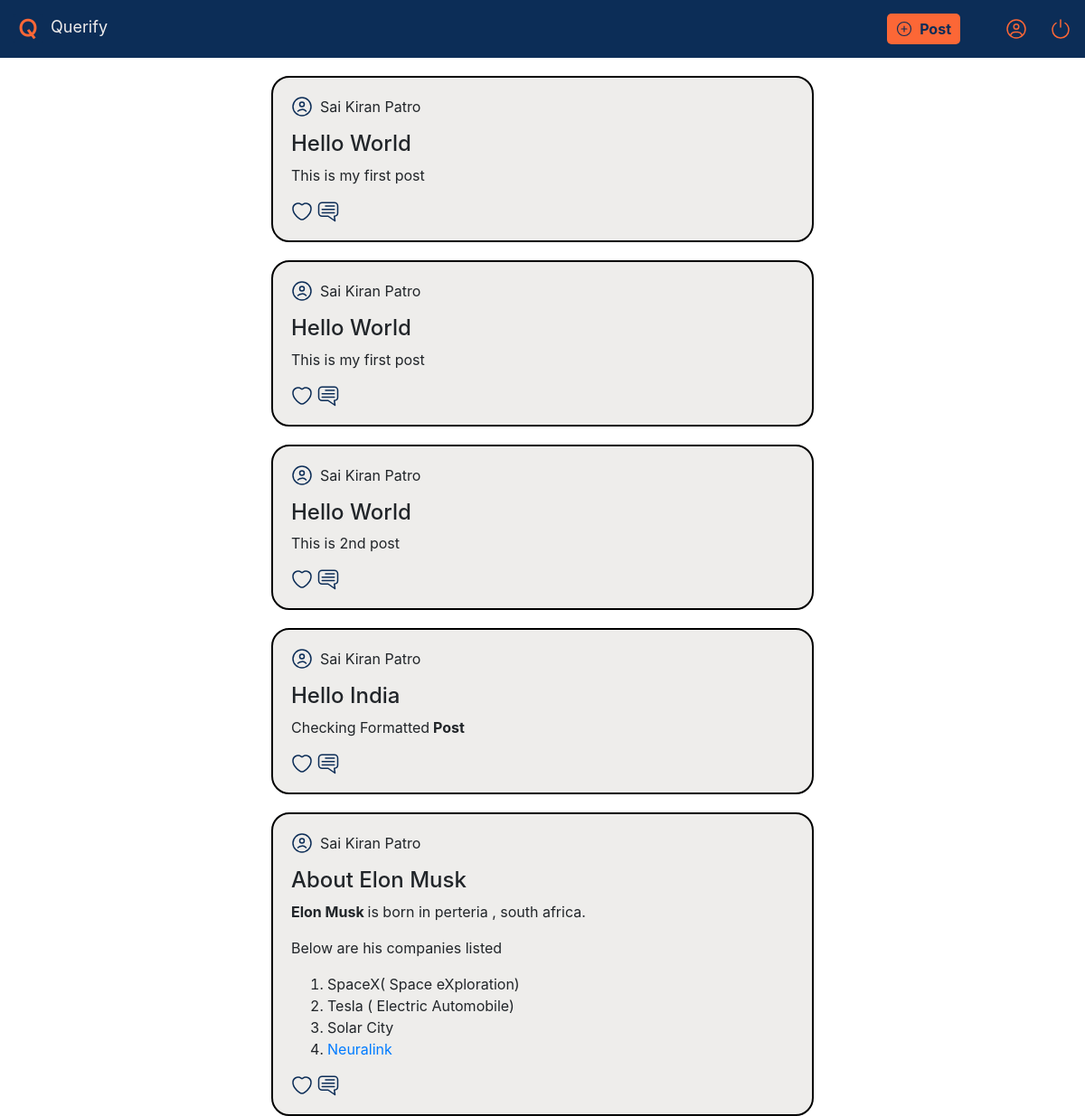
Page / (signed in) on the earlier database version.
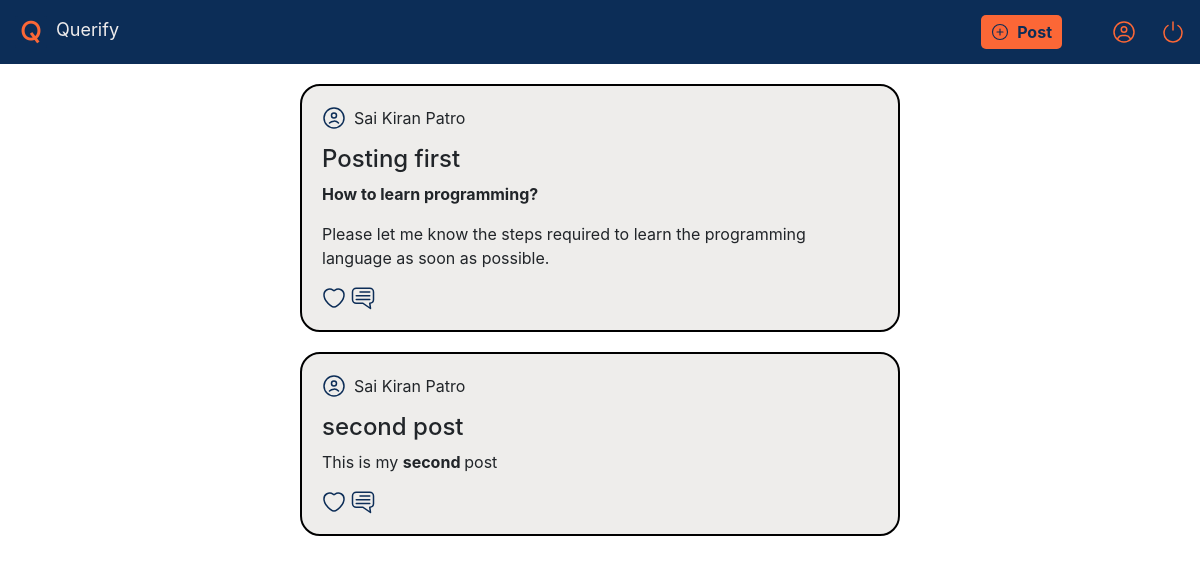
Same page on the later database version.
### Website/models.py (models this page shows)
class Post(db.Model):
    id=db.Column(db.Integer, primary_key=True)
    userId=db.Column(db.Integer, db.ForeignKey('user.id'))
    title=db.Column(db.String(1000))
    content=db.Column(db.Text)
    date=db.Column(db.DateTime(timezone=True), default=func.now())

### Website/views.py (the view)
@views.route('/', methods=['GET', 'POST'])
@login_required
def home():
    if request.method == 'GET':
        all_posts=Post.query.all()
        return render_template('Home.html', all_posts=all_posts, postCategory=True)
    else:
        serverMessage=request.args.get('message')
        serverCategory=request.args.get('category')
        return render_template('Home.html',message=serverMessage, category=serverCategory)

### Website/__init__.py (called while the page is built)
def create_app():
    app = Flask(__name__)
    app.config.update(app_config)
    db.init_app(app)
    from .views import views
    from .auth import auth
    app.register_blueprint(views, url_prefix='/')
    app.register_blueprint(auth, url_prefix='/')
    from .models import User, Post
    with app.app_context():
        db.create_all()
        print("--- Creating....->")
        print("Database tables created successfully!")
    login_manager = LoginManager()
    login_manager.login_view='auth.login'
    login_manager.init_app(app)
    @login_manager.user_loader
    def load_user(id):
        return User.query.get(int(id))
    return app

### Website/templates/Home.html (shortened to what this page needs)
<!DOCTYPE html>
<html lang="en">
<head>
    <link rel="stylesheet" href="{{ url_for('static', filename='Css/styles.css')}}" />
    <link rel="stylesheet" href="https://cdn.jsdelivr.net/npm/bootstrap@4.0.0/dist/css/bootstrap.min.css">
</head>
<body>
  <header>
    <nav class="navContainer" >
      <div class="leftHeader">
        <img src="{{ url_for('static', filename='Images/Logo.png') }}" alt="Querify Logo"/>&nbsp;
        <span style="font-size: 18px;;">Querify</span>
      </div>
      <div class="rightHeader">
        <button class="postButton" onclick="window.location.href='/post'"><img src="{{ url_for('static', filename='Images/Post.svg')}}"/>Post</button>
        <img src="{{ url_for('static', filename='Images/UserIcon.svg')}}" alt="User Icon"/>
        <img  class="logoutButton" alt="Logout" src="{{ url_for('static', filename='Images/Poweroff.svg')}}" onclick="window.location.href='/logout'"/>
      </div>
    </nav>
</header>
 <div class="containerHome">
    {% for item in all_posts %}
      <div class="postContainer">
        <div class="postHeader"><img src="{{ url_for('static', filename='Images/User.svg')}}"/> <span>Sai Kiran Patro</span></div>
        <div class="postContent">
          <h2>{{ item.title }}</h2>
          {{ item.content | safe }}
        </div>
        <div class="postActions">
          <img src="{{ url_for('static', filename='Images/heartWhite.svg')}}"/><img src="{{ url_for('static', filename='Images/Comment.svg')}}"/>
        </div>
      </div>
      {% endfor %}
 </div>
</body>
</html>

### Website/static/Css/styles.css (style rules this page uses)
:root { --backgroundColor: #0C2D57; --fontColor: #FC6736; --font-size-base: 16px; }
body { margin: 0px; }
.postButton { background:var(--fontColor); border: none; border-radius: 5px;; padding: 5px 10px; outline: none; display: flex; justify-content: center; align-items: center; color: var(--backgroundColor); font-weight: bold; gap: 8px; cursor: pointer; }
.postButton img { width:18px; }
.navContainer { background:var(--backgroundColor); padding: 15px; color:#EFECEC; display: flex; justify-content:space-between; align-items:center; }
.rightHeader { display: flex; justify-content: space-evenly; align-items: center; gap: 25px; }
.logoutButton { cursor: pointer; }
.containerHome { width: 100%; display: flex; flex-direction: column; justify-content: center; align-items: center; gap: 20px; margin-top: 20px }
.postContainer { border: 2px solid black; padding: 20px; border-radius: 20px; width: 50%; background-color: #EEEDEB; }
.postHeader { display: flex; justify-content: flex-start; align-items: center; gap: 8px; }
.postContent { margin-top: 15px; }
.postActions { display: flex; flex-direction: row; justify-content: flex-start; align-items: center; gap: 5px; }
.postActions img { width:24px; }
h2 { font-size:24px !important; }

Differences in the rows shown:
removed Post: title "Hello World", content "This is my first post"
removed Post: title "Hello World", content "This is 2nd post"
removed Post: title "Hello India", content "Checking Formatted Post"
removed Post: title "About Elon Musk", content "Elon Musk is born in perteria , south africa. Below are his companies listed SpaceX( Space eXploration) Tesla ( Electric Automobile) Solar City Neuralink"
added Post: title "Posting first", content "How to learn programming? Please let me know the steps required to learn the programming language as soon as possible."
changed Post: title "Hello World" → "second post"; content "This is my first post" → "This is my second post"
